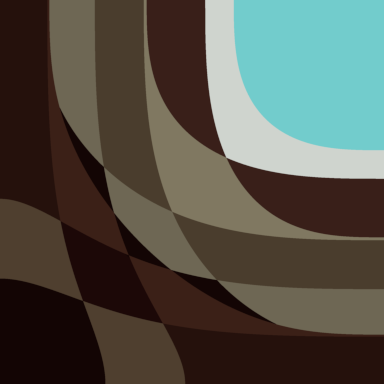
%> input picture hw6/code/image/source/Wall_776.png, 384 x 384 px, given in place of hecomic.png, which was not available
$ octave --eval "result = heat;"   (GNU Octave 9; MATLAB toolbox functions it lacks are replaced by stand-ins)
%> lines starting %> are read from the running program, lines starting %| are printed output that depends on the picture; pictures that were not available may be replaced by others from this repository, and a replacement may not be noted
### hw2/code/main.m
function u = main(image_path, lambda_weight, kernel_size, gaussian_sigma, result_image_path, options)
%> called with image_path = 'image/blurred/hecomic.png', lambda_weight = 1, kernel_size = 1, gaussian_sigma = 1, result_image_path = 'image/he.jpg'
    % Options are:

    if nargin < 1
        image_path = 'image/source/comic.jpeg';
    end
    if nargin < 2
        lambda_weight = 1;
    end
    if nargin < 3
        kernel_size = 15;
    end
    if nargin < 4
        gaussian_sigma = 1.5;
    end
    if nargin < 5
        result_image_path = 'image/result/comic.jpeg';
    end
    if nargin < 6
        options = struct();
    end

    addpath lib
    addpath solvers

    kernel = fspecial('gaussian', [1, 1] * kernel_size, gaussian_sigma);
    f_truth = double(imread(image_path));

    noise_sigma = max(max(max(f_truth))) * default(options, 'noise_level', 0.01);
%> noise_sigma = 2.12
    boundaryCondition = default(options, 'boundary_cond', 'replicate');
    blurFunc = @(x) imfilter(x, kernel, boundaryCondition);

    if default(options, 'blur', false)
        f = blurFunc(f_truth) + noise_sigma*randn(size(f_truth));
        if default(options, 'blur_only', false)
            imwrite(uint8(f), result_image_path);
            return
        end
        if default(options, 'show', false)
            % figure; imshow(uint8([f_truth f])), title('Before recovered\newlineTruth - Blurred');
        end
    else
        f = f_truth;
        if isfield(options, 'truth_path')
            f_truth = double(imread(options.truth_path));
        end
        if default(options, 'show', false)
            % figure; imshow(uint8(f)), title('Blurred');
        end
    end

    solver_handle = str2func(default(options, 'solver', 'defsolver'));

    tic
    channelN = size(f, 3);
%> channelN = 3
    shape = size(f);
%> shape = [384 384 3]
    shape(3) = min([channelN, default(options, 'channels', channelN)]);
    f_truth = f_truth(:, :, 1:shape(3));
    f = f(:, :, 1:shape(3));
    u = zeros(shape, 'uint8');

    clipCount = default(options, 'solver_clip_count', 5);
    options.solver_clip_count = clipCount;
    cshape = shape; cshape(2) = cshape(2) * clipCount;
%> after `cshape = shape`: cshape = [384 384 3]
    clips = zeros(cshape, 'uint8');

    for i = 1:shape(3)
        options.solver_psnrFunc = @(x) psnr(x, f_truth(:, :, i));
        fprintf('Processing the %d channel...\n', i);
        [out1, out2] = solver_handle(f(:, :, i), blurFunc, lambda_weight, options);
        u(:, :, i) = uint8(out1);
        clips(:, :, i) = uint8(out2);
    end
%> this loop made 3 passes
%> pass 1, in main, `[out1, out2] = solver_handle(f(:, :, i), blurFunc, lambda_weight, opti..`:
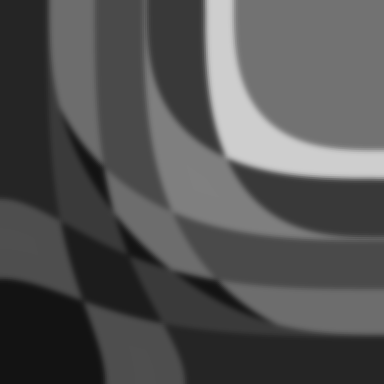
%> out1: size 384x384 double; min 19, max 207, mean 82.4
%> pass 1, in main, `[out1, out2] = solver_handle(f(:, :, i), blurFunc, lambda_weight, opti..`:
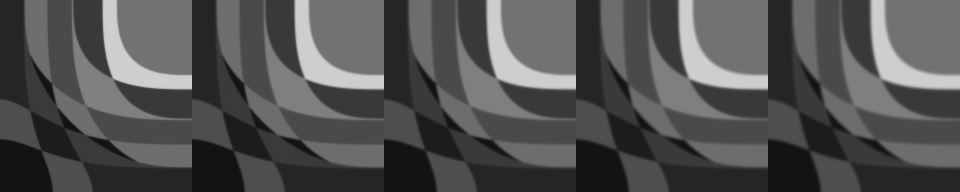
%> out2: size 384x1920 double (shown at 1/2 size); min 19, max 207, mean 82.4
%> pass 2, in main, `[out1, out2] = solver_handle(f(:, :, i), blurFunc, lambda_weight, opti..`:
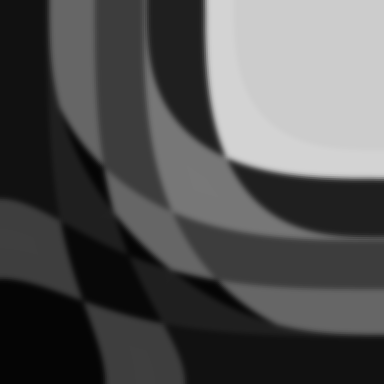
%> out1: size 384x384 double; min 5, max 212, mean 81.8
%> pass 2, in main, `[out1, out2] = solver_handle(f(:, :, i), blurFunc, lambda_weight, opti..`:
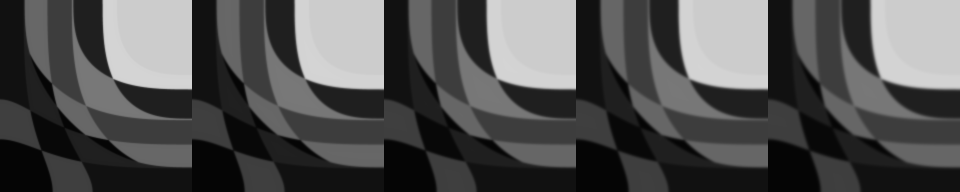
%> out2: size 384x1920 double (shown at 1/2 size); min 5, max 212, mean 81.8
%> after the loop:
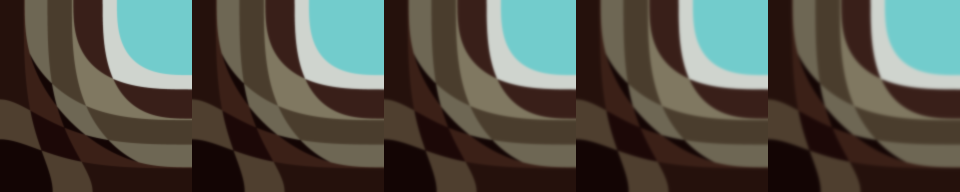
%> clips: size 384x1920x3 uint8 (shown at 1/2 size); mean R, G, B 82.4, 81.8, 72.5
%> after the loop:
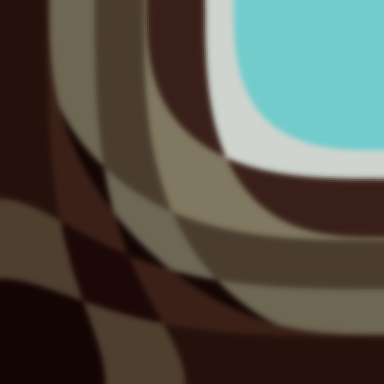
%> u: size 384x384x3 uint8; mean R, G, B 82.4, 81.8, 72.5; mean of the top-left, top-right, bottom-left and bottom-right quarters 56.5, 161.6, 41, 56.5
%> after the loop, options = {blur false, show false, channels 3, pde_maxTime 4, pde_dt 0.2, solver_clip_count 5}
    toc

    if default(options, 'show', false)
        figure; imshow([f_truth f u]), title('Truth - Blurred - Recovered');
        if isfield(options, 'three_compare')
            imwrite([f_truth f u], options.three_compare);
        end
        figure; imshow(clips), title('Intermediate results');
        if isfield(options, 'clip_save')
            imwrite(clips, options.clip_save);
        end
    end
    imwrite(u, result_image_path);

    % save(sprintf('%s.1.mat', image_path), 'u', 'f')
end

### hw1/code/lib/default.m
function value = default(s, key, def_value)
    if isfield(s, key)
        value = getfield(s, key);
    else
        value = def_value;
    end
end

### hw2/code/solvers/heatpde.m
function [f, clips] = heatpde(f, ~, ~, options)
    maxT = default(options, 'pde_maxTime', 10);
    dt = default(options, 'pde_dt', 0.5);
    boundCond = default(options, 'pde_boundary_condition', 'replicate');
    clipCount = default(options, 'solver_clip_count', 5);

    itr = 1;
    time = dt;

    shape = size(f); clips = zeros([shape(1) shape(2)*clipCount]);
    clipdt = maxT / clipCount - 1e-6; clipIndex = 0;
    while time <= maxT + 1e-6
        [fx, fy, fxx, fxy, fyy] = derivative(f, boundCond);
        f = f + dt * (fxx+fyy);

        if time >= (clipIndex+1)*clipdt
            clips(:, clipIndex*shape(2)+1:(clipIndex+1)*shape(2)) = f;
            clipIndex = clipIndex + 1;
        end

        itr = itr + 1;
        time = time + dt;
    end
end

### hw2/code/heat.m
function u = heat(image_path, T, result_image_path, options)
    if nargin < 1
        image_path = 'image/blurred/hecomic.png';
    end
    if nargin < 2
        T = 4.0;
    end
    if nargin < 3
        result_image_path = 'image/he.jpg';
    end
    if nargin < 4
        options = struct();
    end

    options.blur = false;
    options.show = false;
    options.channels = 3;
    options.solver = 'heatpde';
    options.pde_maxTime = T;
    options.pde_dt = 0.2;

    u = main(image_path, 1, 1, 1, result_image_path, options);
end

$ run again, on hw6/code/image/source/Wall_834.png
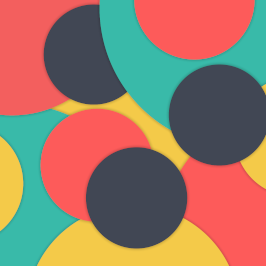
%> input picture hw6/code/image/source/Wall_834.png, 266 x 266 px, given in place of hecomic.png, which was not available
%> noise_sigma = 2.53
%> after the loop in main, `for i = 1:shape(3)`:
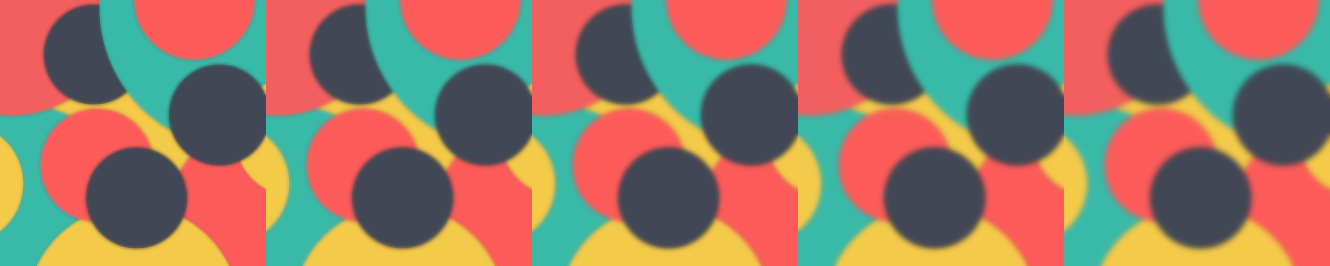
%> clips: size 266x1330x3 uint8; mean R, G, B 153.2, 119.5, 101.7
%> after the loop in main, `for i = 1:shape(3)`:
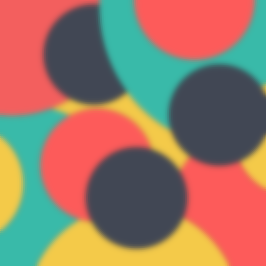
%> u: size 266x266x3 uint8; mean R, G, B 153.2, 119.5, 101.7; mean of the top-left, top-right, bottom-left and bottom-right quarters 121.5, 119.7, 134.1, 123.9
%> after the loop in main, `for i = 1:shape(3)`: options = {blur false, show false, channels 3, pde_maxTime 4, pde_dt 0.2, solver_clip_count 5}
